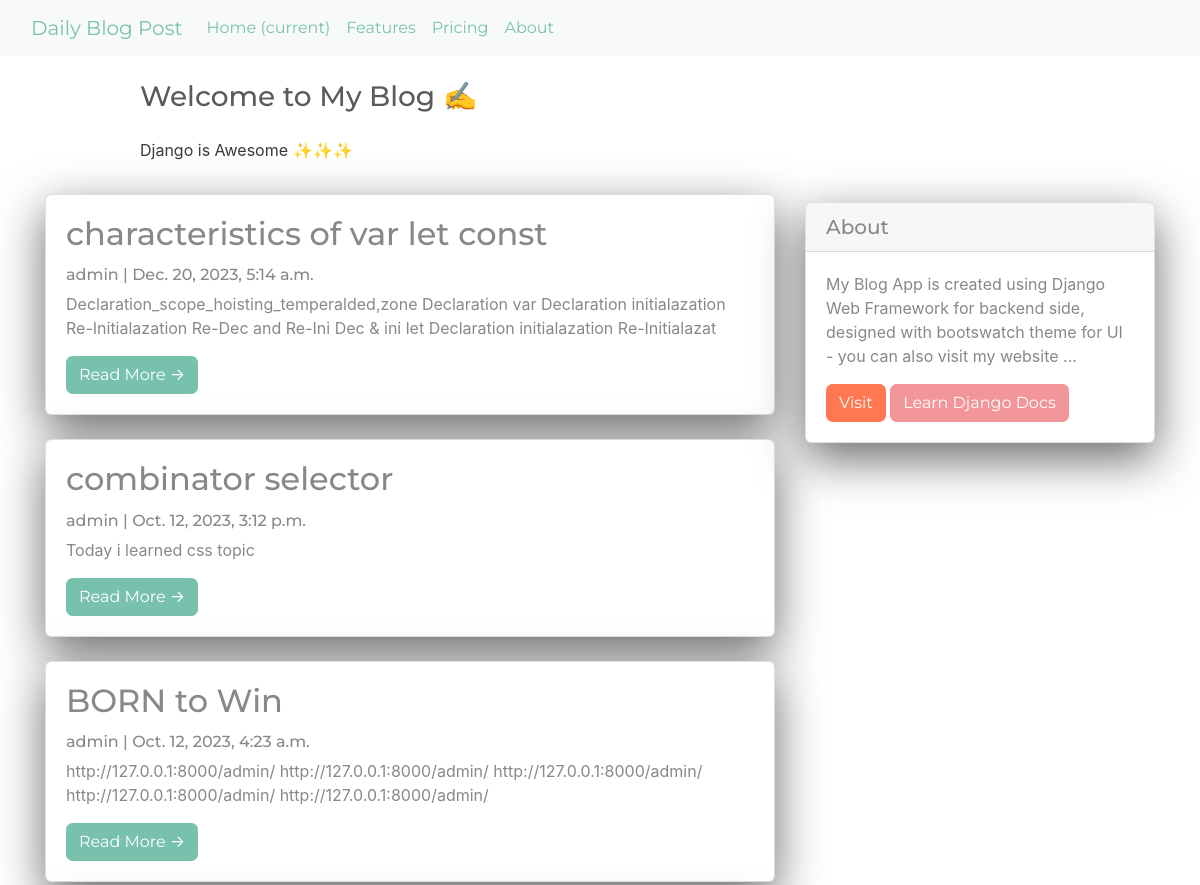
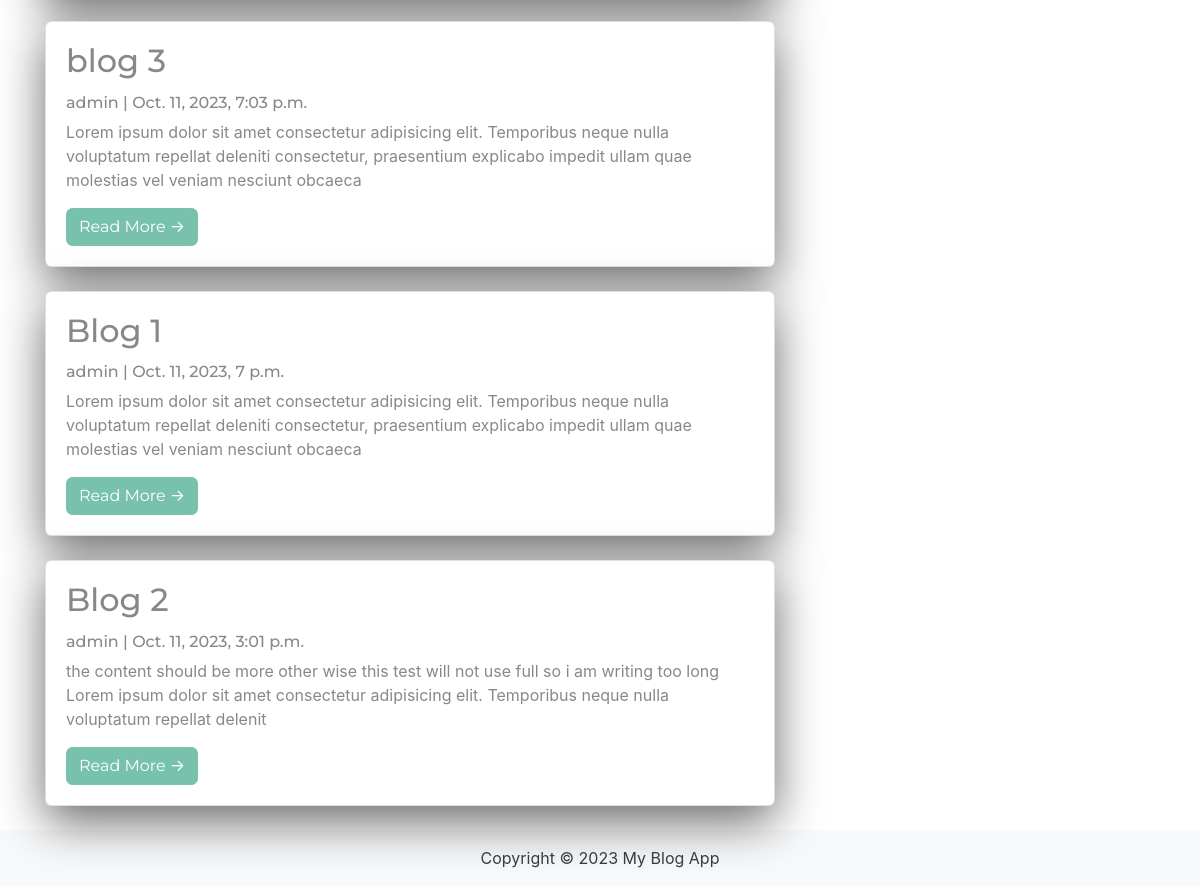
The page / on the database its author committed (2 pictures, top to bottom).
### App/models.py (models this page shows, shortened)
class Post(models.Model):
    title = models.CharField(max_length=200, unique=True)
    slug = models.SlugField(max_length=200, unique=True)
    author = models.ForeignKey(User,on_delete=models.CASCADE, related_name='blog_posts')
    created_on = models.DateTimeField(auto_now_add=True)
    updated_on = models.DateTimeField(auto_now=True)
    content = models.TextField()
    status = models.IntegerField(choices=STATUS, default=0)
    class Meta:
        ordering = ['-created_on']

### App/views.py (the view)
# urls.py: path('',views.PostList.as_view(), name="home"),
class PostList(generic.ListView):
    queryset = Post.objects.filter(status=1).order_by('-created_on')
    template_name = 'index.html'

### App/templates/index.html (shortened to what this page needs)
{% extends "base.html" %}
{% block content %}
<header class="masthead">
  <div class="container">
    <div class="row">
      <div class=" col-md-8 col-md-10 mx-auto">
        <div class="site-heading">
          <h3 class=" site-heading my-4 mt-3 text-black"> Welcome to My Blog ✍ </h3>
          <p class="text-dark">Django is Awesome ✨✨✨ </p>
        </div>
      </div>
    </div>
  </div>
</header>
<div class="container">
  <div class="row">
    <div class="col-md-8 mt-3 left">
      {% for post in post_list %}
      <div class="card mb-4">
        <div class="card-body">
          <h2 class="card-title">{{ post.title }}</h2>
          <p class="card-text text-muted h6">{{ post.author }} | {{ post.created_on}} </p>
          <p class="card-text">{{post.content|slice:":200"}}</p>
          <a href="{% url 'post_detail' post.slug  %}" class="btn btn-primary">Read More &rarr;</a>
        </div>
      </div>
      {% endfor %}
    </div>
    {% block sidebar %}
    {% include 'sidebar.html' %}
    {% endblock sidebar %}
  </div>
</div>
{%endblock%}

### App/templates/base.html (shortened to what this page needs)
<!DOCTYPE html>
<html lang="en">
<head>
    <link rel="stylesheet" href="https://cdn.jsdelivr.net/npm/bootswatch@4.5.2/dist/minty/bootstrap.min.css">
</head>
<nav class="navbar navbar-expand-lg bg-light" data-bs-theme="light">
    <div class="container-fluid">
      <a class="navbar-brand" href="% url 'home' %">Daily Blog Post</a>
      <div class="collapse navbar-collapse" id="navbarColor03">
        <ul class="navbar-nav me-auto">
          <li class="nav-item">
            <a class="nav-link active" href="#">Home
              <span class="visually-hidden">(current)</span>
            </a>
          </li>
          <li class="nav-item">
            <a class="nav-link" href="#">Features</a>
          </li>
          <li class="nav-item">
            <a class="nav-link" href="#">Pricing</a>
          </li>
          <li class="nav-item">
            <a class="nav-link" href="#">About</a>
          </li>
        </ul>
      </div>
    </div>
  </nav>
  {% block content %}
  {% endblock content %}
  <footer class="py-3 bg-light">
    <p class="m-0 text-dark text-center">Copyright &copy; 2023 My Blog App</p>
  </footer>
</body>
</html>

### App/templates/sidebar.html (shortened to what this page needs)
{% block sidebar %}
<div class="col-md-4 float-right ">
  <div class="card my-4">
    <h5 class="card-header">About</h5>
    <div class="card-body">
      <p class="card-text"> My Blog App is created using Django Web Framework for backend side, designed with bootswatch
        theme for UI - you can also visit my website ... </p>
      <a href="" class="btn btn-danger">Visit</a>
      <a href="https://docs.djangoproject.com/en/3.1/" class="btn btn-secondary">Learn Django Docs</a>
    </div>
  </div>
</div>
{% endblock sidebar %}

### App/templates/sidebar.html (style rules this page uses)
.card { box-shadow: 0 16px 48px #6a6a6b; }

### rows shown on the page
Post: title "characteristics of var let const", author "admin", created_on "Dec. 20, 2023, 5:14 a.m.", content "Declaration_scope_hoisting_temperalded,zone Declaration var Declaration initialazation Re-Initialazation Re-Dec and Re-Ini Dec & ini let Declaration initialazation Re-Initialazat"
Post: title "combinator selector", author "admin", created_on "Oct. 12, 2023, 3:12 p.m.", content "Today i learned css topic"
Post: title "BORN to Win", author "admin", created_on "Oct. 12, 2023, 4:23 a.m.", content "http://127.0.0.1:8000/admin/ http://127.0.0.1:8000/admin/ http://127.0.0.1:8000/admin/ http://127.0.0.1:8000/admin/ http://127.0.0.1:8000/admin/"
Post: title "blog 3", author "admin", created_on "Oct. 11, 2023, 7:03 p.m.", content "Lorem ipsum dolor sit amet consectetur adipisicing elit. Temporibus neque nulla voluptatum repellat deleniti consectetur, praesentium explicabo impedit ullam quae molestias vel veniam nesciunt obcaeca"
Post: title "Blog 1", author "admin", created_on "Oct. 11, 2023, 7 p.m.", content "Lorem ipsum dolor sit amet consectetur adipisicing elit. Temporibus neque nulla voluptatum repellat deleniti consectetur, praesentium explicabo impedit ullam quae molestias vel veniam nesciunt obcaeca"
Post: title "Blog 2", author "admin", created_on "Oct. 11, 2023, 3:01 p.m.", content "the content should be more other wise this test will not use full so i am writing too long Lorem ipsum dolor sit amet consectetur adipisicing elit. Temporibus neque nulla voluptatum repellat delenit"
